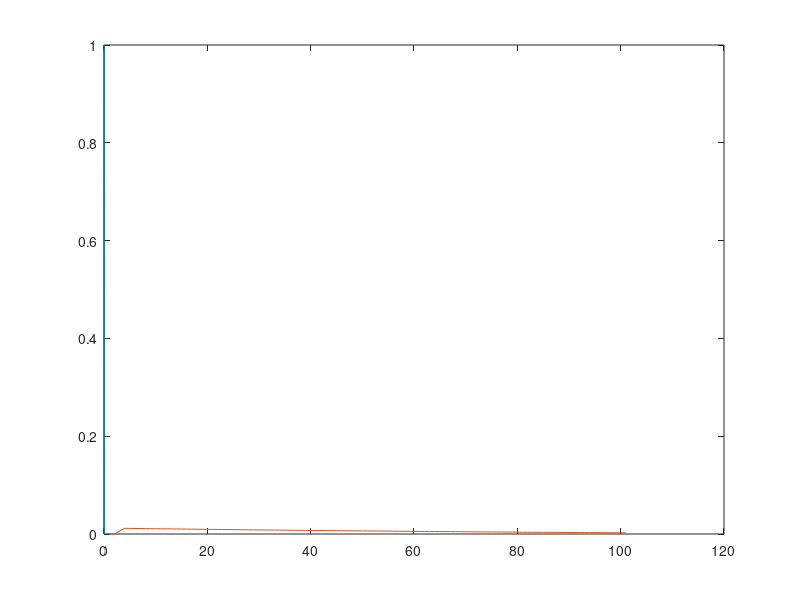

Recreate this plot in MATLAB.
function sequence
T = 1/44100;
time = [0:0.01:1];

denominator = [ 0.41065  -0.81648   0.40585];
numerator = [ 0.0023993   0.0000000  -0.0023993];

start_time = max(length(denominator), length(numerator));
input = zeros(1, length(time));
input(start_time) = 1;


output = zeros(1, length(time));

for i = start_time:length(time)
  output(i) = 0;
  for j = 1:length(numerator)
    output(i) = output(i) + numerator(j)*input(i-j+1);
  end
  for j = 2:length(denominator)
    output(i) = output(i) - denominator(j)*output(i-j+1);
  end
  output(i) = output(i)/denominator(1);
end

hold off;
clf;
plot(time, input, output)
